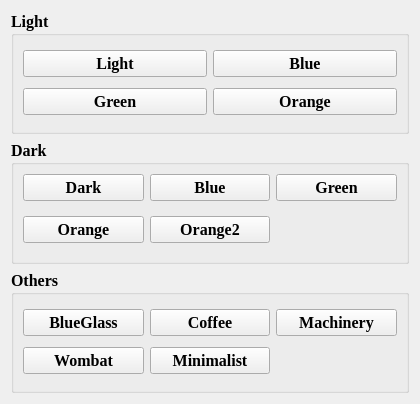
<?xml version="1.0" encoding="UTF-8"?>
<ui version="4.0">
 <class>Theme</class>
 <widget class="QWidget" name="Theme">
  <property name="geometry">
   <rect>
    <x>0</x>
    <y>0</y>
    <width>420</width>
    <height>404</height>
   </rect>
  </property>
  <property name="windowTitle">
   <string>Form</string>
  </property>
  <layout class="QVBoxLayout" name="verticalLayout">
   <item>
    <widget class="QGroupBox" name="groupBox">
     <property name="font">
      <font>
       <family>Times New Roman</family>
       <pointsize>12</pointsize>
       <weight>75</weight>
       <bold>true</bold>
      </font>
     </property>
     <property name="title">
      <string>Light</string>
     </property>
     <layout class="QGridLayout" name="gridLayout">
      <item row="1" column="0">
       <widget class="QPushButton" name="Light_green">
        <property name="text">
         <string>Green</string>
        </property>
       </widget>
      </item>
      <item row="0" column="1">
       <widget class="QPushButton" name="Light_blue">
        <property name="text">
         <string>Blue</string>
        </property>
       </widget>
      </item>
      <item row="0" column="0">
       <widget class="QPushButton" name="Light_init">
        <property name="text">
         <string>Light</string>
        </property>
       </widget>
      </item>
      <item row="1" column="1">
       <widget class="QPushButton" name="Light_orange">
        <property name="text">
         <string>Orange</string>
        </property>
       </widget>
      </item>
     </layout>
    </widget>
   </item>
   <item>
    <widget class="QGroupBox" name="groupBox_2">
     <property name="font">
      <font>
       <family>Times New Roman</family>
       <pointsize>12</pointsize>
       <weight>75</weight>
       <bold>true</bold>
      </font>
     </property>
     <property name="title">
      <string>Dark</string>
     </property>
     <layout class="QGridLayout" name="gridLayout_2">
      <item row="0" column="2">
       <widget class="QPushButton" name="Dark_blue">
        <property name="text">
         <string>Blue</string>
        </property>
       </widget>
      </item>
      <item row="2" column="2">
       <widget class="QPushButton" name="Dark_orange2">
        <property name="text">
         <string>Orange2</string>
        </property>
       </widget>
      </item>
      <item row="1" column="0" rowspan="3">
       <widget class="QPushButton" name="Dark_orange">
        <property name="text">
         <string>Orange</string>
        </property>
       </widget>
      </item>
      <item row="0" column="0">
       <widget class="QPushButton" name="Dark_init">
        <property name="text">
         <string>Dark</string>
        </property>
       </widget>
      </item>
      <item row="0" column="3">
       <widget class="QPushButton" name="Dark_green">
        <property name="text">
         <string>Green</string>
        </property>
       </widget>
      </item>
     </layout>
    </widget>
   </item>
   <item>
    <widget class="QGroupBox" name="groupBox_3">
     <property name="font">
      <font>
       <family>Times New Roman</family>
       <pointsize>12</pointsize>
       <weight>75</weight>
       <bold>true</bold>
      </font>
     </property>
     <property name="title">
      <string>Others</string>
     </property>
     <layout class="QGridLayout" name="gridLayout_3">
      <item row="0" column="0">
       <widget class="QPushButton" name="BlueGlass">
        <property name="text">
         <string>BlueGlass</string>
        </property>
       </widget>
      </item>
      <item row="0" column="1">
       <widget class="QPushButton" name="Coffee">
        <property name="text">
         <string>Coffee</string>
        </property>
       </widget>
      </item>
      <item row="1" column="1">
       <widget class="QPushButton" name="Minimalist">
        <property name="text">
         <string>Minimalist</string>
        </property>
       </widget>
      </item>
      <item row="0" column="2">
       <widget class="QPushButton" name="Machinery">
        <property name="text">
         <string>Machinery</string>
        </property>
       </widget>
      </item>
      <item row="1" column="0">
       <widget class="QPushButton" name="Wombat">
        <property name="text">
         <string>Wombat</string>
        </property>
       </widget>
      </item>
     </layout>
    </widget>
   </item>
  </layout>
 </widget>
 <resources/>
 <connections/>
</ui>
